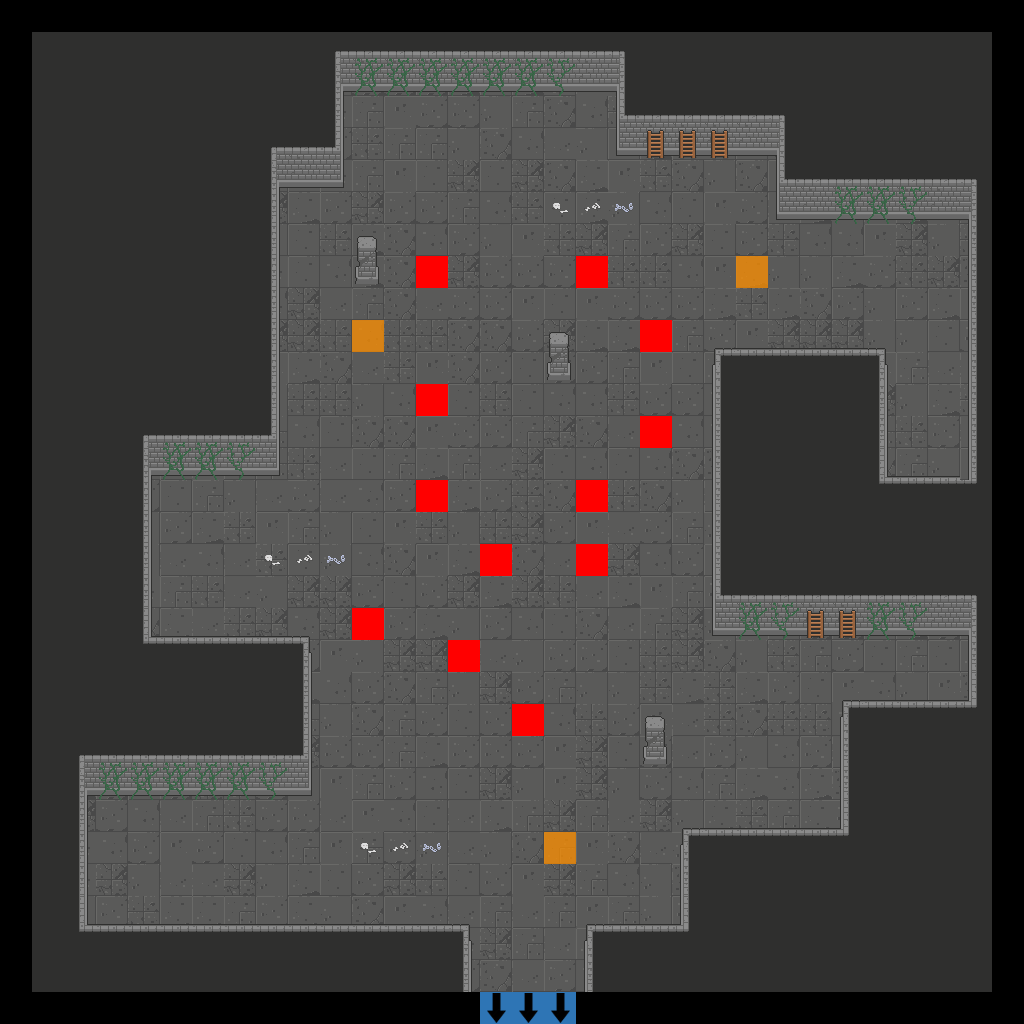

This is a level from a 2D game, rendered from its Tiled map with the project's own tilesets. A one-line summary and the map file follow, with tile-layer data summarised:
An orthogonal 32x32 tile map with 32x32 px tiles, 7 tile layers (Floor, Walls, Doors, Pillars, ...), 2 tilesets.

<map version="1.2" tiledversion="2019.04.18" orientation="orthogonal" renderorder="right-down" width="32" height="32" tilewidth="32" tileheight="32" infinite="0" nextlayerid="22" nextobjectid="1">
 <tileset firstgid="1" source="Dungeon_Tileset_2.tsx" />
 <tileset firstgid="321" source="flags.tsx" />
 <layer id="15" name="Floor" width="32" height="32">
  <data>[1024 cells, 900 non-empty, 12 distinct tile ids]</data>
 </layer>
 <layer id="16" name="Walls" width="32" height="32">
  <data>[1024 cells, 497 non-empty, 28 distinct tile ids]</data>
 </layer>
 <layer id="17" name="Doors" width="32" height="32">
  <data>[1024 cells, 0 non-empty, 0 distinct tile ids]</data>
 </layer>
 <layer id="18" name="Pillars" width="32" height="32">
  <properties>
   <property name="unity:SortingLayer" value="Pillars" />
  </properties>
  <data>[1024 cells, 6 non-empty, 2 distinct tile ids]</data>
 </layer>
 <layer id="19" name="Candles" width="32" height="32">
  <data>[1024 cells, 0 non-empty, 0 distinct tile ids]</data>
 </layer>
 <layer id="20" name="Debris" width="32" height="32">
  <data>[1024 cells, 60 non-empty, 8 distinct tile ids]</data>
 </layer>
 <layer id="21" name="Flags" width="32" height="32">
  <data>[1024 cells, 18 non-empty, 3 distinct tile ids]</data>
 </layer>
</map>
